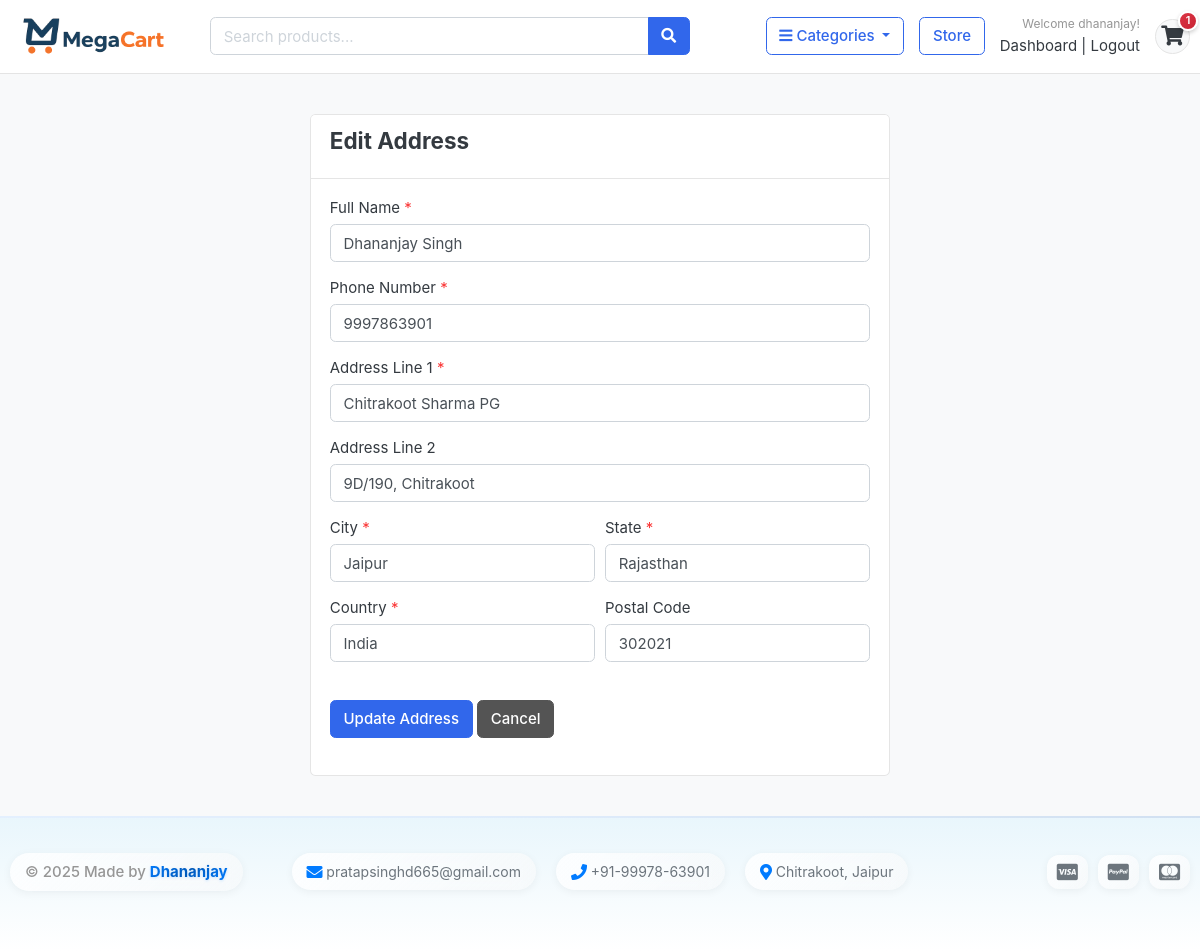
Screenshot of /orders/edit-address/2/ (signed in) with the database file from the repository.
### accounts/models.py (models this page shows, shortened)
class Account(AbstractBaseUser, PermissionsMixin):
    ROLE_CHOICES = (
        ('Customer', 'Customer'),
        ('Seller', 'Seller'),
        ('Admin', 'Admin'),
    )
    role = models.CharField(max_length=10, choices=ROLE_CHOICES, default='Customer')
    first_name = models.CharField(max_length=50)
    last_name = models.CharField(max_length=50)
    username = models.CharField(max_length=50, unique=True)
    email = models.EmailField(max_length=100, unique=True)
    phone_number = models.CharField(max_length=50)
    date_joined = models.DateTimeField(auto_now_add=True)
    last_login = models.DateTimeField(auto_now_add=True)
    is_admin = models.BooleanField(default=False)
    is_staff = models.BooleanField(default=False)
    is_superuser = models.BooleanField(default=False)
    is_active = models.BooleanField(default=True)
    is_superadmin = models.BooleanField(default=False)
    USERNAME_FIELD = 'email'
    REQUIRED_FIELDS = ['username', 'first_name', 'last_name']
    objects = MyAccountManager()

class UserAddress(models.Model):
    user = models.ForeignKey(settings.AUTH_USER_MODEL, on_delete=models.CASCADE, related_name='addresses')
    full_name = models.CharField(max_length=100)
    phone = models.CharField(max_length=15)
    address_line_1 = models.CharField(max_length=255)
    address_line_2 = models.CharField(max_length=255, blank=True)
    city = models.CharField(max_length=100)
    state = models.CharField(max_length=100)
    country = models.CharField(max_length=100)
    postal_code = models.CharField(max_length=10)
    is_default = models.BooleanField(default=True)
    created_at = models.DateTimeField(auto_now_add=True)

### orders/views.py (the view, shortened to what this page needs)
# urls.py: path('edit-address/<int:address_id>/', views.edit_address, name='edit_address'),
def edit_address(request, address_id):
    address = get_object_or_404(UserAddress, id=address_id, user=request.user)
    return render(request, 'orders/edit_address.html', {'address': address})

### carts/context_processors.py (called while the page is built)
def counter(request):
    cart_count = 0
    if 'admin' in request.path:
        return {}
    else:
        try:
            cart = Cart.objects.filter(cart_id=_cart_id(request))
            if request.user.is_authenticated:
                cart_items = CartItem.objects.all().filter(user=request.user)
            else:
                cart_items = CartItem.objects.all().filter(cart=cart[:1])
            for cart_item in cart_items:
                cart_count += cart_item.quantity
        except Cart.DoesNotExist:
            cart_count = 0
    return dict(cart_count=cart_count)

### carts/views.py (called while the page is built)
def _cart_id(request):
    cart = request.session.session_key
    if not cart:
        cart = request.session.create()
    return cart

### category/context_processors.py (called while the page is built)
def menu_links(request):
    links = Category.objects.all()
    return dict(links=links)

### category/models.py (called while the page is built)
    def get_url(self):
        return reverse('products_by_category', args=[self.slug])

### templates/orders/edit_address.html (shortened to what this page needs)
{% extends 'base.html' %}
{% load static %}
{% block content %}
<section class="section-content padding-y bg">
<div class="container">
<div class="row justify-content-center">
  <div class="col-lg-6">
    <div class="card">
      <div class="card-header">
        <h4 class="card-title">Edit Address</h4>
      </div>
      <div class="card-body">
        <form method="POST">
          <div class="form-group mb-3">
            <label for="full_name">Full Name <span class="text-danger">*</span></label>
            <input type="text" name="full_name" class="form-control" id="full_name"
                   value="{{ address.full_name }}" required>
          </div>
          <div class="form-group mb-3">
            <label for="phone">Phone Number <span class="text-danger">*</span></label>
            <input type="text" name="phone" class="form-control" id="phone"
                   value="{{ address.phone }}" required>
          </div>
          <div class="form-group mb-3">
            <label for="address_line_1">Address Line 1 <span class="text-danger">*</span></label>
            <input type="text" name="address_line_1" class="form-control" id="address_line_1"
                   value="{{ address.address_line_1 }}" required>
          </div>
          <div class="form-group mb-3">
            <label for="address_line_2">Address Line 2</label>
            <input type="text" name="address_line_2" class="form-control" id="address_line_2"
                   value="{{ address.address_line_2 }}">
          </div>
          <div class="form-row">
            <div class="col-md-6 form-group mb-3">
              <label for="city">City <span class="text-danger">*</span></label>
              <input type="text" name="city" class="form-control" id="city"
                     value="{{ address.city }}" required>
            </div>
            <div class="col-md-6 form-group mb-3">
              <label for="state">State <span class="text-danger">*</span></label>
              <input type="text" name="state" class="form-control" id="state"
                     value="{{ address.state }}" required>
            </div>
          </div>
          <div class="form-row">
            <div class="col-md-6 form-group mb-3">
              <label for="country">Country <span class="text-danger">*</span></label>
              <input type="text" name="country" class="form-control" id="country"
                     value="{{ address.country }}" required>
            </div>
            <div class="col-md-6 form-group mb-3">
              <label for="postal_code">Postal Code</label>
              <input type="text" name="postal_code" class="form-control" id="postal_code"
                     value="{{ address.postal_code }}">
            </div>
          </div>
          <div class="form-group mt-4">
            <button type="submit" class="btn btn-primary">Update Address</button>
            <a href="{% url 'checkout' %}" class="btn btn-secondary">Cancel</a>
          </div>
        </form>
      </div>
    </div>
  </div>
</div>
</div>
</section>
{% endblock %}

### templates/includes/navbar.html (shortened to what this page needs)
{% load static %}
<header class="section-header">
<section class="header-main border-bottom">
  <div class="container-fluid">
    <div class="row align-items-center">
      <div class="col-3 col-sm-2 col-md-2 col-lg-2">
        <a href="{% url 'home' %}" class="brand-wrap">
          <img class="logo img-fluid" src="{% static './images/logo.png' %}" alt="Logo">
        </a>
      </div>
      <div class="col-lg-5 d-none d-lg-block">
        <form action="{% url 'search' %}" class="search" method='GET'>
          <div class="input-group">
            <input type="text" class="form-control" placeholder="Search products..." name="keyword">
            <div class="input-group-append">
              <button class="btn btn-primary" type="submit">
                <i class="fa fa-search"></i>
              </button>
            </div>
          </div>
        </form>
      </div>
      <div class="col-lg-5 col-md-8 d-none d-md-flex justify-content-end align-items-center">
        <div class="dropdown me-3">
          <button type="button" class="btn btn-outline-primary dropdown-toggle" data-toggle="dropdown">
            <i class="fa fa-bars"></i> Categories
          </button>
        </div>
        <a href="{% url 'store' %}" class="btn btn-outline-primary me-3">Store</a>
        <div class="user-info me-3">
          {% if user.id is None %}
            <div class="widget-header">
              <small class="title text-muted d-none d-lg-block">Welcome guest!</small>
              <div>
                <a href="{% url 'login' %}" class="text-decoration-none">Sign in</a>
                <span class="dark-transp d-none d-lg-inline"> | </span>
                <a href="{% url 'register' %}" class="text-decoration-none d-none d-lg-inline">Register</a>
              </div>
            </div>
          {% else %}
            <div class="widget-header">
              <small class="title text-muted d-none d-lg-block">Welcome {{user.first_name}}!</small>
              <div>
                <a href="{% url 'dashboard' %}" class="text-decoration-none">Dashboard</a>
                <span class="dark-transp d-none d-lg-inline"> | </span>
                <a href="{% url 'logout' %}" class="text-decoration-none d-none d-lg-inline">Logout</a>
              </div>
            </div>
          {% endif %}
        </div>
        <a href="{% url 'cart' %}" class="cart-link position-relative">
          <div class="icon icon-sm rounded-circle border d-flex align-items-center justify-content-center">
            <i class="fa fa-shopping-cart"></i>
          </div>
          <span class="cart-badge">{{cart_count}}</span>
        </a>
      </div>
    </div>
  </div>
</section>
</header>

### MegaCart/static/css/ui.css (style rules this page uses)
html { font-family: "Inter", sans-serif; font-size: 15px; }
.icon-xs, .icon-sm, .icon-md, .icon-lg { display: inline-block; text-align: center; flex-shrink: 0; flex-grow: 0; }
.icon-sm { width: 48px; height: 48px; line-height: 48px !important; font-size: 20px; }
.padding-y { padding-top: 40px; padding-bottom: 40px; }
article:after, .form-group:after { display: block; clear: both; content: ""; }
.bg { background-color: #f8f9fa; }
.header-main { position: relative; padding-top: 1rem; padding-bottom: 1rem; }
.brand-wrap .logo, .navbar-brand .logo { margin-right: 7px; max-height: 42px; display: inline-block; }
.widget-header { display: inline-block; vertical-align: middle; position: relative; }
.widget-header a { color: #343a40; }
.widget-header .title { display: block; }

### templates/includes/navbar.html (style rules this page uses)
.section-header { background-color: #fff; box-shadow: 0 2px 4px rgba(0,0,0,0.1); }
.logo { max-height: 40px; width: auto; }
.cart-link { text-decoration: none; color: inherit; }
.cart-link .icon { width: 35px; height: 35px; background-color: #f8f9fa; border: 1px solid #dee2e6; }
.cart-badge { position: absolute; top: -8px; right: -8px; background: linear-gradient(135deg, #dc3545, #c82333); color: white; border-radius: 50%; min-width: 20px; height: 20px; display: flex; align-items: center; justify-content: center; font-size: 11px; font-weight: 600; line-height: 1; box-shadow: 0 2px 4px rgba(0,0,0,0.2); border: 2px solid white; }
@media (min-width: 768px) { .user-info { text-align: right; } }
@media (min-width: 768px) { .widget-header { min-width: 120px; } }
@media (min-width: 768px) { .widget-header small { display: block; margin-bottom: 2px; } }
.me-3 { margin-right: 1rem !important; }

### rows the page displays
Account: first_name "dhananjay"
UserAddress: full_name "Dhananjay Singh", phone "9997863901", address_line_1 "Chitrakoot Sharma PG", address_line_2 "9D/190, Chitrakoot", city "Jaipur", state "Rajasthan", country "India", postal_code "302021"

### other values shown
{{ cart_count }} "1"
